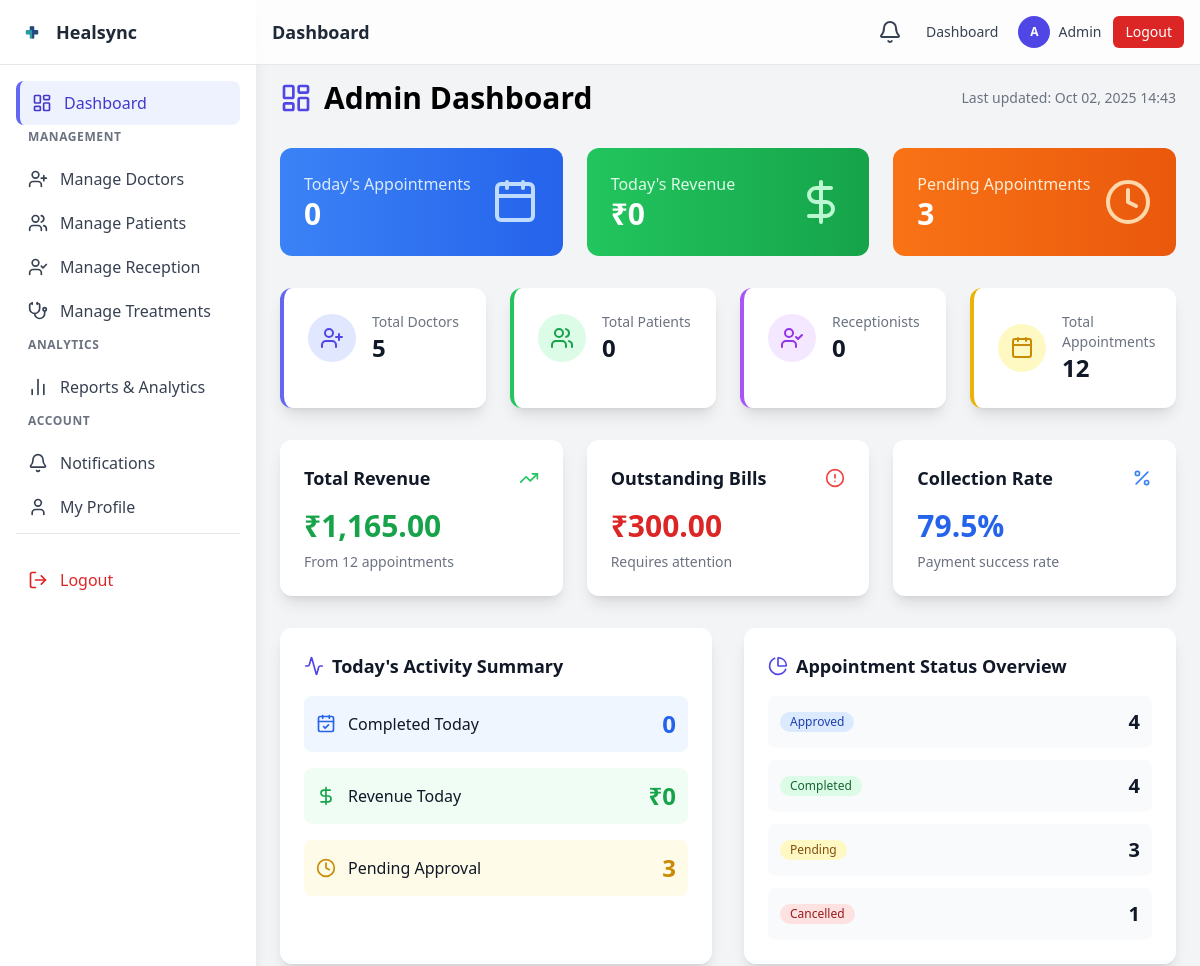
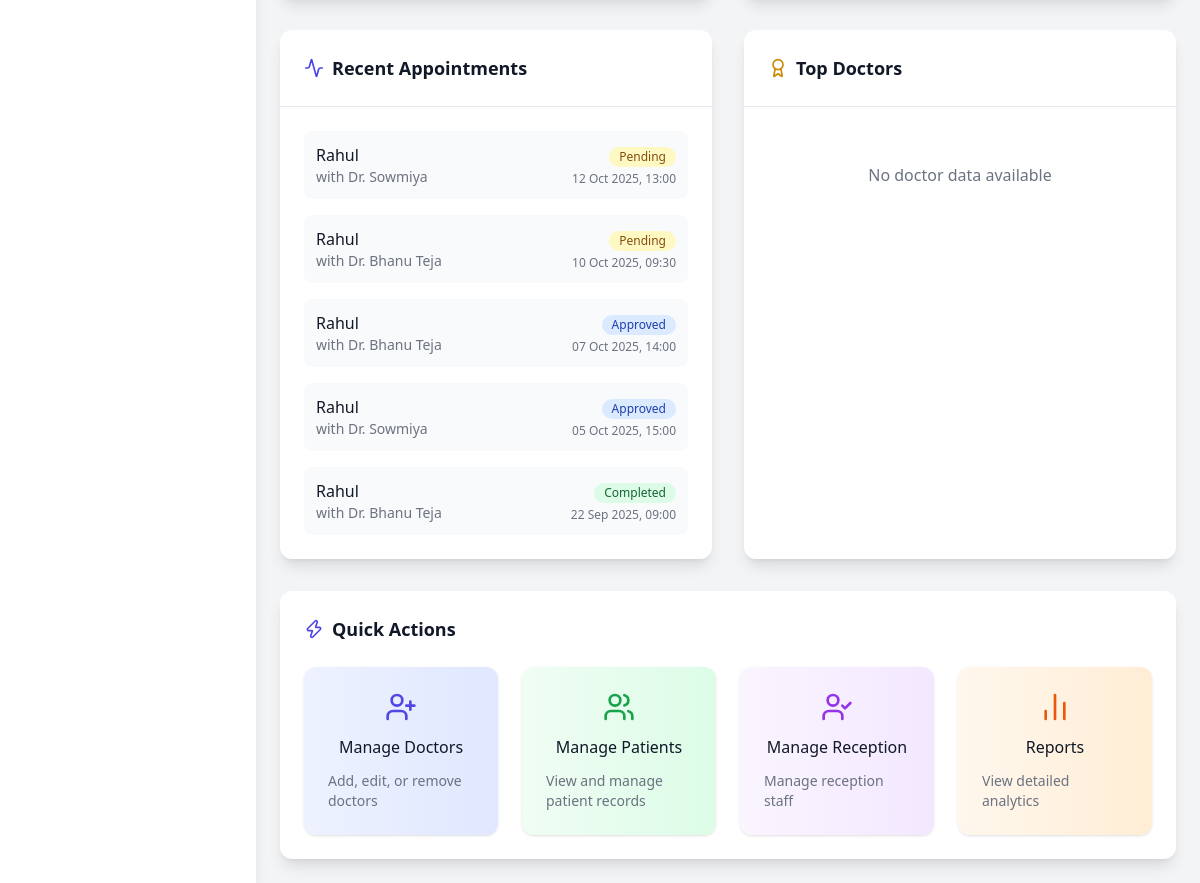
Page /admin/dashboard.php (signed in) on the committed database (2 pictures, top to bottom).
### tables this page shows
CREATE TABLE IF NOT EXISTS appointments (
  id INT AUTO_INCREMENT PRIMARY KEY,
  patient_id INT NOT NULL,
  doctor_id INT NOT NULL,
  date_time DATETIME NOT NULL,
  reason TEXT,
  status ENUM('pending','approved','rejected','completed','cancelled') DEFAULT 'pending',
  created_at TIMESTAMP DEFAULT CURRENT_TIMESTAMP,
  FOREIGN KEY (patient_id) REFERENCES users(id) ON DELETE CASCADE,
  FOREIGN KEY (doctor_id) REFERENCES users(id) ON DELETE CASCADE
);

CREATE TABLE IF NOT EXISTS users (
  id INT AUTO_INCREMENT PRIMARY KEY,
  role ENUM('admin','receptionist','doctor','patient') NOT NULL,
  name VARCHAR(255) NOT NULL,
  email VARCHAR(255) NOT NULL UNIQUE,
  password VARCHAR(255) NOT NULL,
  phone VARCHAR(50),
  address TEXT,
  dob DATE,
  gender ENUM('male','female','other') DEFAULT 'other',
  created_at TIMESTAMP DEFAULT CURRENT_TIMESTAMP
);

### admin/dashboard.php (the view, shortened to what the rows shown need)
<?php
require_once __DIR__ . '/../includes/db.php';
require_once __DIR__ . '/../includes/functions.php';
$recentAppointments = $pdo->query("
    SELECT a.*, u1.name as patient_name, u2.name as doctor_name, a.status
    FROM appointments a
    JOIN users u1 ON a.patient_id = u1.id
    JOIN users u2 ON a.doctor_id = u2.id
    ORDER BY a.created_at DESC
    LIMIT 10
")->fetchAll(PDO::FETCH_ASSOC);
?>
<!doctype html>
<html>
<head>
  <script src="https://cdn.tailwindcss.com"></script>
</head>
<body class="bg-gray-100">
  <?php include __DIR__ . '/../includes/header.php'; ?>
  <main class="pt-20 p-6 md:ml-64 transition-all duration-300">
    <div class="max-w-7xl mx-auto">
      <div class="flex items-center justify-between mb-8">
        <h2 class="text-3xl font-bold flex items-center gap-3">
          <i data-lucide="layout-dashboard" class="w-8 h-8 text-indigo-600"></i>
          Admin Dashboard
        </h2>
      </div>
      <div class="grid lg:grid-cols-2 gap-8 mb-8">
        <div class="bg-white rounded-xl shadow-lg">
          <div class="p-6">
            <?php if ($recentAppointments): ?>
              <div class="space-y-4">
                <?php foreach (array_slice($recentAppointments, 0, 5) as $appt): ?>
                  <div class="flex items-center justify-between p-3 bg-gray-50 rounded-lg">
                    <div>
                      <p class="font-medium text-gray-900"><?= e($appt['patient_name']) ?></p>
                      <p class="text-sm text-gray-500">with Dr. <?= e($appt['doctor_name']) ?></p>
                    </div>
                    <div class="text-right">
                      <span class="inline-flex items-center px-2.5 py-0.5 rounded-full text-xs font-medium
                        <?= $appt['status'] === 'completed' ? 'bg-green-100 text-green-800' :
                           ($appt['status'] === 'pending' ? 'bg-yellow-100 text-yellow-800' :
                           ($appt['status'] === 'approved' ? 'bg-blue-100 text-blue-800' : 'bg-gray-100 text-gray-800')) ?>">
                        <?= ucfirst($appt['status']) ?>
                      </span>
                      <p class="text-xs text-gray-500 mt-1"><?= format_datetime($appt['date_time']) ?></p>
                    </div>
                  </div>
                <?php endforeach; ?>
              </div>
            <?php else: ?>
              <p class="text-gray-500 text-center py-8">No recent appointments</p>
            <?php endif; ?>
          </div>
        </div>
      </div>
    </div>
  </main>
</body>
</html>

### rows in the picture
appointments: patient.name "Rahul", doctor.name "Sowmiya", status "Pending", date_time "12 Oct 2025, 13:00"
appointments: patient.name "Rahul", doctor.name "Bhanu Teja", status "Pending", date_time "10 Oct 2025, 09:30"
appointments: patient.name "Rahul", doctor.name "Bhanu Teja", status "Approved", date_time "07 Oct 2025, 14:00"
appointments: patient.name "Rahul", doctor.name "Sowmiya", status "Approved", date_time "05 Oct 2025, 15:00"
appointments: patient.name "Rahul", doctor.name "Bhanu Teja", status "Completed", date_time "22 Sep 2025, 09:00"

### other values in the picture
$initials "A"
$userName "Admin"
$todayAppointments "0"
$todayRevenue "0"
$pendingAppointments "3"
$totalDoctors "5"
$totalPatients "0"
$totalReceptionists "0"
$totalAppointments "12"
$paidBills "1,165.00"
$unpaidBills "300.00"
$status['status'] "Approved"
$status['count'] "4"
$status['status'] "Completed"
$status['status'] "Pending"
